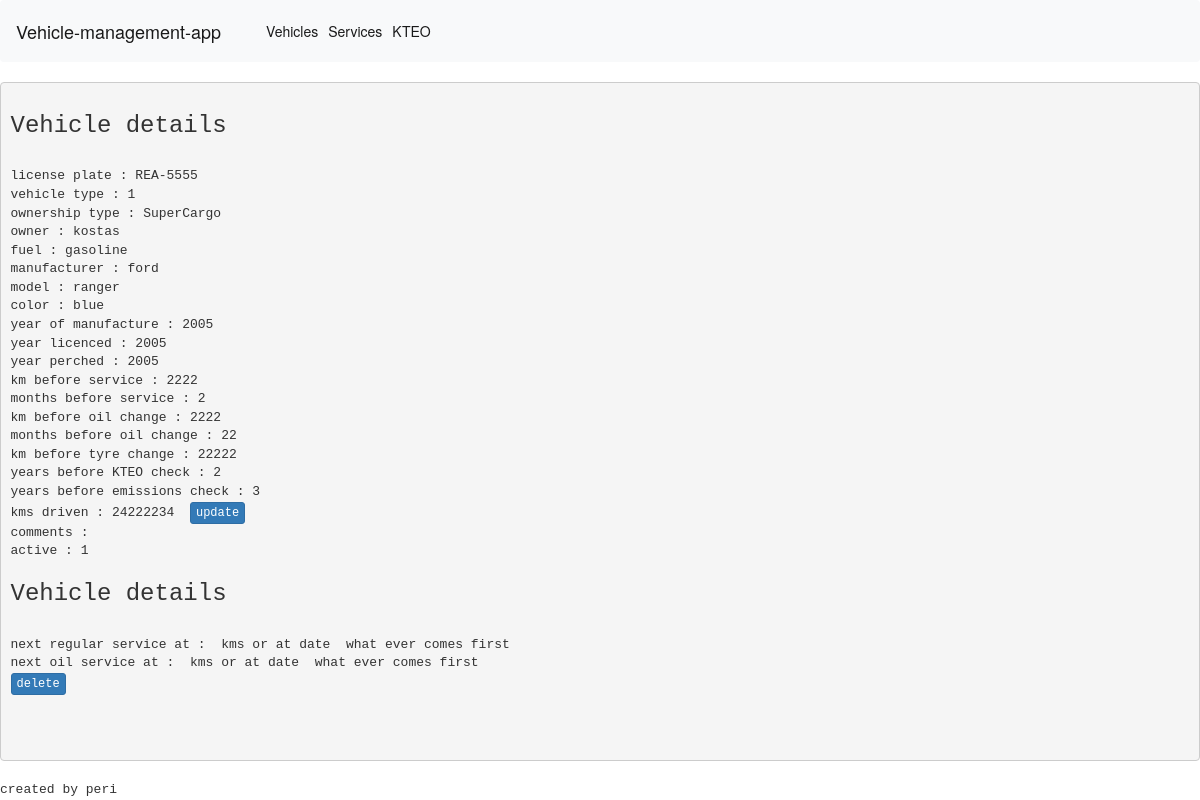
The page /index.php/vehicles/car_details/3 on the database its author committed.
### tables this page shows
CREATE TABLE `car` (
  `license_plate` varchar(15) DEFAULT NULL,
  `vehicle_type` int NOT NULL,
  `ownership_type` enum('SuperCargo','I.X.') DEFAULT NULL,
  `id` int NOT NULL AUTO_INCREMENT,
  `owner` varchar(40) NOT NULL,
  `fuel` enum('gasoline','petrol','electric') NOT NULL,
  `manufacturer` varchar(20) NOT NULL,
  `model` varchar(20) NOT NULL,
  `color` varchar(15) DEFAULT NULL,
  `displasment` int NOT NULL,
  `year_man` year NOT NULL,
  `year_license` year NOT NULL,
  `year_purch` year NOT NULL,
  `service_reg_km` int DEFAULT NULL,
  `service_reg_months` int DEFAULT NULL,
  `service_oil_km` int DEFAULT NULL,
  `service_oil_months` int DEFAULT NULL,
  `service_tyre_km` int NOT NULL,
  `KTEO_years` int NOT NULL,
  `emission_years` int NOT NULL,
  `escort_id` int DEFAULT NULL,
  `comments` longtext,
  `active` tinyint(1) NOT NULL,
  PRIMARY KEY (`id`),
  KEY `car_car_id_fk` (`escort_id`),
  KEY `car_vehicle_type_null_fk` (`vehicle_type`),
  CONSTRAINT `car_car_id_fk` FOREIGN KEY (`escort_id`) REFERENCES `car` (`id`),
  CONSTRAINT `car_vehicle_type_null_fk` FOREIGN KEY (`vehicle_type`) REFERENCES `vehicle_type` (`id`)
);

### application/controllers/Vehicles.php (called while the page is built, shortened)
<?php
class Vehicles extends CI_Controller {
    public function __construct()
    {
        $this->load->model("vehicles_model");
        $this->load->helper("form");
    }
    public function car_details($id)
    {
        $result['dets']=$this->vehicles_model->get_vehicle_dets($id);
        $result['serv']=$this->vehicles_model->get_next_services($id);
        $this->load->view('hf/header');
        $this->load->view("vehicles/vehicle_details",$result);
        $this->load->view('hf/footer.html');
    }
}

### index.php (called while the page is built, shortened)
<?php
require_once BASEPATH.'core/CodeIgniter.php';

### application/models/Vehicles_model.php (called while the page is built, shortened)
<?php
class vehicles_model extends CI_Model
{
    function get_vehicle_dets($id){
        $this->db->select("car.*,max(km.odometer) as odo");
        $this->db->from("car as car");
        $this->db->join("km as km","car.id=km.car_id");
        $this->db->where("car.id",$id);
        $query=$this->db->get();
        return$query->result();
    }
    function get_next_services($id){
        $this->db->select("max(service_reg_km) as reg_km,max(service_reg_date) reg_date,max(service_oil_km) as oil_km,max(service_oil_date) as oil_date");
        $this->db->from("services");
        $this->db->where("car_id",$id);
        $query=$this->db->get();
        return$query->result();
    }
}

### application/views/vehicles/vehicle_details.php (the view)
<?php
echo"<pre>";
$s=$serv[0];
$det=$dets[0];
$update_odometer_url=base_url('/index.php/vehicles/update_odometer/'.$det->id);
$delete_url=base_url('/index.php/vehicles/are_u_sure_delete/'.$det->id);
    echo "<h3>Vehicle details</h3><br>";
    echo "license plate : ".$det->license_plate . "<br>";
    echo "vehicle type : ".$det->vehicle_type . "<br>";
    echo "ownership type : ".$det->ownership_type . "<br>";
    echo "owner : ".$det->owner . "<br>";
    echo "fuel : ".$det->fuel . "<br>";
    echo "manufacturer : ".$det->manufacturer . "<br>";
    echo "model : ".$det->model . "<br>";
    echo "color : ".$det->color . "<br>";
    echo "year of manufacture : ".$det->year_man . "<br>";
    echo "year licenced : ".$det->year_license . "<br>";
    echo "year perched : ".$det->year_purch . "<br>";
    echo "km before service : ".$det->service_reg_km . "<br>";
    echo "months before service : ".$det->service_reg_months . "<br>";
    echo "km before oil change : ".$det->service_oil_km . "<br>";
    echo "months before oil change : ".$det->service_oil_months . "<br>";
    echo "km before tyre change : ".$det->service_tyre_km . "<br>";
    echo "years before KTEO check : ".$det->KTEO_years . "<br>";
    echo "years before emissions check : ".$det->emission_years . "<br>";
    echo "kms driven : ".$det->odo. "  <a class='btn btn-primary btn-xs' href='$update_odometer_url'>update</a><br>";
    echo "comments : ".$det->comments . "<br>";
    echo "active : ".$det->active . "<br>";
echo "<h3>Vehicle details</h3><br>";
    echo "next regular service at : ". $s->reg_km ." kms or at date ". $s->reg_date ." what ever comes first <br>";
    echo "next oil service at : ". $s->oil_km ." kms or at date ". $s->oil_date ." what ever comes first";
echo "<br>";
echo "<a class='btn btn-primary btn-xs' href='$delete_url'>delete</a>";

### rows shown on the page
car: license_plate "REA-5555", vehicle_type "1", ownership_type "SuperCargo", owner "kostas", fuel "gasoline", manufacturer "ford", model "ranger", color "blue", year_man "2005", year_license "2005", year_purch "2005", service_reg_km "2222", service_reg_months "2", service_oil_km "2222", service_oil_months "22", service_tyre_km "22222", KTEO_years "2", emission_years "3", active "1"

### other values the page prints
$det->odo "24222234"
